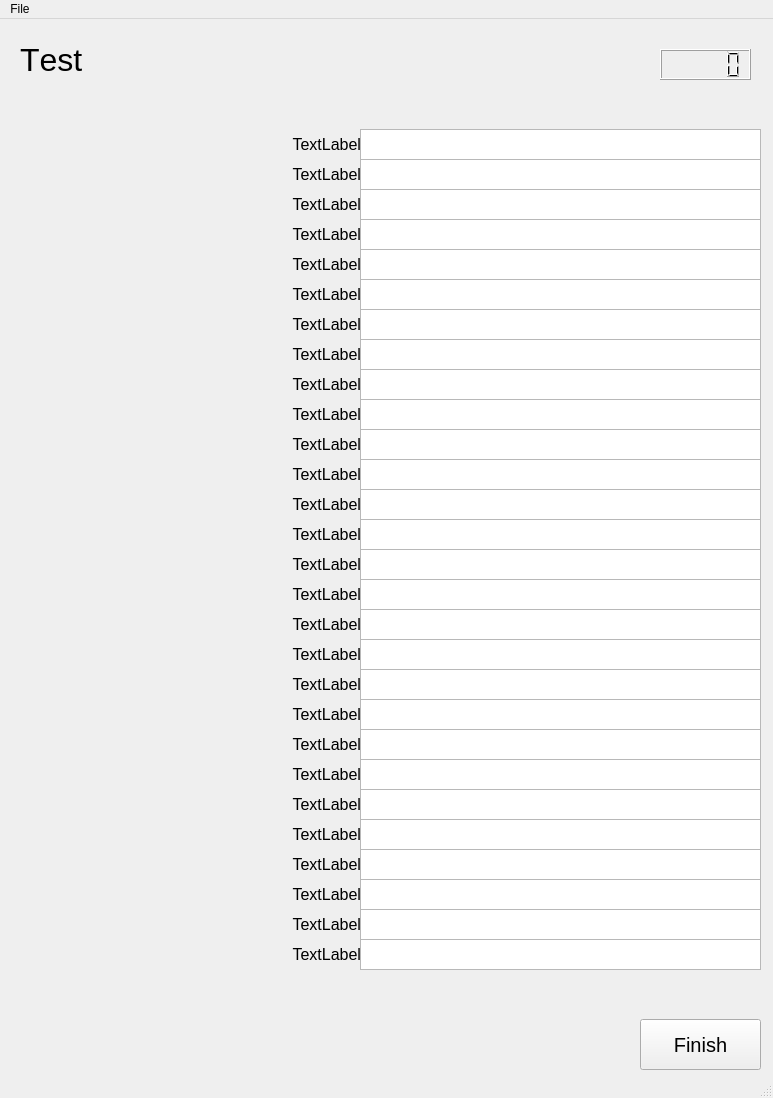
<?xml version="1.0" encoding="UTF-8"?>
<ui version="4.0">
 <class>MainWindow</class>
 <widget class="QMainWindow" name="MainWindow">
  <property name="geometry">
   <rect>
    <x>0</x>
    <y>0</y>
    <width>773</width>
    <height>1098</height>
   </rect>
  </property>
  <property name="windowTitle">
   <string>MainWindow</string>
  </property>
  <widget class="QWidget" name="centralwidget">
   <widget class="QLabel" name="Title">
    <property name="geometry">
     <rect>
      <x>20</x>
      <y>20</y>
      <width>331</width>
      <height>41</height>
     </rect>
    </property>
    <property name="font">
     <font>
      <pointsize>24</pointsize>
      <underline>false</underline>
      <kerning>false</kerning>
     </font>
    </property>
    <property name="text">
     <string>Test</string>
    </property>
   </widget>
   <widget class="QLabel" name="label_1">
    <property name="geometry">
     <rect>
      <x>30</x>
      <y>110</y>
      <width>331</width>
      <height>31</height>
     </rect>
    </property>
    <property name="font">
     <font>
      <pointsize>12</pointsize>
     </font>
    </property>
    <property name="text">
     <string>TextLabel</string>
    </property>
    <property name="alignment">
     <set>Qt::AlignRight|Qt::AlignTrailing|Qt::AlignVCenter</set>
    </property>
   </widget>
   <widget class="QLabel" name="label_2">
    <property name="geometry">
     <rect>
      <x>30</x>
      <y>140</y>
      <width>331</width>
      <height>31</height>
     </rect>
    </property>
    <property name="font">
     <font>
      <pointsize>12</pointsize>
     </font>
    </property>
    <property name="text">
     <string>TextLabel</string>
    </property>
    <property name="alignment">
     <set>Qt::AlignRight|Qt::AlignTrailing|Qt::AlignVCenter</set>
    </property>
   </widget>
   <widget class="QLabel" name="label_3">
    <property name="geometry">
     <rect>
      <x>30</x>
      <y>170</y>
      <width>331</width>
      <height>31</height>
     </rect>
    </property>
    <property name="font">
     <font>
      <pointsize>12</pointsize>
     </font>
    </property>
    <property name="text">
     <string>TextLabel</string>
    </property>
    <property name="alignment">
     <set>Qt::AlignRight|Qt::AlignTrailing|Qt::AlignVCenter</set>
    </property>
   </widget>
   <widget class="QLabel" name="label_4">
    <property name="geometry">
     <rect>
      <x>30</x>
      <y>200</y>
      <width>331</width>
      <height>31</height>
     </rect>
    </property>
    <property name="font">
     <font>
      <pointsize>12</pointsize>
     </font>
    </property>
    <property name="text">
     <string>TextLabel</string>
    </property>
    <property name="alignment">
     <set>Qt::AlignRight|Qt::AlignTrailing|Qt::AlignVCenter</set>
    </property>
   </widget>
   <widget class="QLabel" name="label_5">
    <property name="geometry">
     <rect>
      <x>30</x>
      <y>230</y>
      <width>331</width>
      <height>31</height>
     </rect>
    </property>
    <property name="font">
     <font>
      <pointsize>12</pointsize>
     </font>
    </property>
    <property name="text">
     <string>TextLabel</string>
    </property>
    <property name="alignment">
     <set>Qt::AlignRight|Qt::AlignTrailing|Qt::AlignVCenter</set>
    </property>
   </widget>
   <widget class="QLabel" name="label_6">
    <property name="geometry">
     <rect>
      <x>30</x>
      <y>260</y>
      <width>331</width>
      <height>31</height>
     </rect>
    </property>
    <property name="font">
     <font>
      <pointsize>12</pointsize>
     </font>
    </property>
    <property name="text">
     <string>TextLabel</string>
    </property>
    <property name="alignment">
     <set>Qt::AlignRight|Qt::AlignTrailing|Qt::AlignVCenter</set>
    </property>
   </widget>
   <widget class="QLabel" name="label_12">
    <property name="geometry">
     <rect>
      <x>30</x>
      <y>440</y>
      <width>331</width>
      <height>31</height>
     </rect>
    </property>
    <property name="font">
     <font>
      <pointsize>12</pointsize>
     </font>
    </property>
    <property name="text">
     <string>TextLabel</string>
    </property>
    <property name="alignment">
     <set>Qt::AlignRight|Qt::AlignTrailing|Qt::AlignVCenter</set>
    </property>
   </widget>
   <widget class="QLabel" name="label_8">
    <property name="geometry">
     <rect>
      <x>30</x>
      <y>320</y>
      <width>331</width>
      <height>31</height>
     </rect>
    </property>
    <property name="font">
     <font>
      <pointsize>12</pointsize>
     </font>
    </property>
    <property name="text">
     <string>TextLabel</string>
    </property>
    <property name="alignment">
     <set>Qt::AlignRight|Qt::AlignTrailing|Qt::AlignVCenter</set>
    </property>
   </widget>
   <widget class="QLabel" name="label_10">
    <property name="geometry">
     <rect>
      <x>30</x>
      <y>380</y>
      <width>331</width>
      <height>31</height>
     </rect>
    </property>
    <property name="font">
     <font>
      <pointsize>12</pointsize>
     </font>
    </property>
    <property name="text">
     <string>TextLabel</string>
    </property>
    <property name="alignment">
     <set>Qt::AlignRight|Qt::AlignTrailing|Qt::AlignVCenter</set>
    </property>
   </widget>
   <widget class="QLabel" name="label_11">
    <property name="geometry">
     <rect>
      <x>30</x>
      <y>410</y>
      <width>331</width>
      <height>31</height>
     </rect>
    </property>
    <property name="font">
     <font>
      <pointsize>12</pointsize>
     </font>
    </property>
    <property name="text">
     <string>TextLabel</string>
    </property>
    <property name="alignment">
     <set>Qt::AlignRight|Qt::AlignTrailing|Qt::AlignVCenter</set>
    </property>
   </widget>
   <widget class="QLabel" name="label_9">
    <property name="geometry">
     <rect>
      <x>30</x>
      <y>350</y>
      <width>331</width>
      <height>31</height>
     </rect>
    </property>
    <property name="font">
     <font>
      <pointsize>12</pointsize>
     </font>
    </property>
    <property name="text">
     <string>TextLabel</string>
    </property>
    <property name="alignment">
     <set>Qt::AlignRight|Qt::AlignTrailing|Qt::AlignVCenter</set>
    </property>
   </widget>
   <widget class="QLabel" name="label_7">
    <property name="geometry">
     <rect>
      <x>30</x>
      <y>290</y>
      <width>331</width>
      <height>31</height>
     </rect>
    </property>
    <property name="font">
     <font>
      <pointsize>12</pointsize>
     </font>
    </property>
    <property name="text">
     <string>TextLabel</string>
    </property>
    <property name="alignment">
     <set>Qt::AlignRight|Qt::AlignTrailing|Qt::AlignVCenter</set>
    </property>
   </widget>
   <widget class="QLabel" name="label_13">
    <property name="geometry">
     <rect>
      <x>30</x>
      <y>470</y>
      <width>331</width>
      <height>31</height>
     </rect>
    </property>
    <property name="font">
     <font>
      <pointsize>12</pointsize>
     </font>
    </property>
    <property name="text">
     <string>TextLabel</string>
    </property>
    <property name="alignment">
     <set>Qt::AlignRight|Qt::AlignTrailing|Qt::AlignVCenter</set>
    </property>
   </widget>
   <widget class="QLabel" name="label_26">
    <property name="geometry">
     <rect>
      <x>30</x>
      <y>1160</y>
      <width>331</width>
      <height>31</height>
     </rect>
    </property>
    <property name="font">
     <font>
      <pointsize>12</pointsize>
     </font>
    </property>
    <property name="text">
     <string>TextLabel</string>
    </property>
   </widget>
   <widget class="QTextEdit" name="textEdit">
    <property name="geometry">
     <rect>
      <x>360</x>
      <y>110</y>
      <width>401</width>
      <height>31</height>
     </rect>
    </property>
   </widget>
   <widget class="QTextEdit" name="textEdit_2">
    <property name="geometry">
     <rect>
      <x>360</x>
      <y>140</y>
      <width>401</width>
      <height>31</height>
     </rect>
    </property>
   </widget>
   <widget class="QTextEdit" name="textEdit_3">
    <property name="geometry">
     <rect>
      <x>360</x>
      <y>170</y>
      <width>401</width>
      <height>31</height>
     </rect>
    </property>
   </widget>
   <widget class="QTextEdit" name="textEdit_4">
    <property name="geometry">
     <rect>
      <x>360</x>
      <y>200</y>
      <width>401</width>
      <height>31</height>
     </rect>
    </property>
   </widget>
   <widget class="QTextEdit" name="textEdit_5">
    <property name="geometry">
     <rect>
      <x>360</x>
      <y>230</y>
      <width>401</width>
      <height>31</height>
     </rect>
    </property>
   </widget>
   <widget class="QTextEdit" name="textEdit_6">
    <property name="geometry">
     <rect>
      <x>360</x>
      <y>260</y>
      <width>401</width>
      <height>31</height>
     </rect>
    </property>
   </widget>
   <widget class="QTextEdit" name="textEdit_7">
    <property name="geometry">
     <rect>
      <x>360</x>
      <y>320</y>
      <width>401</width>
      <height>31</height>
     </rect>
    </property>
   </widget>
   <widget class="QTextEdit" name="textEdit_8">
    <property name="geometry">
     <rect>
      <x>360</x>
      <y>290</y>
      <width>401</width>
      <height>31</height>
     </rect>
    </property>
   </widget>
   <widget class="QTextEdit" name="textEdit_9">
    <property name="geometry">
     <rect>
      <x>360</x>
      <y>530</y>
      <width>401</width>
      <height>31</height>
     </rect>
    </property>
   </widget>
   <widget class="QTextEdit" name="textEdit_10">
    <property name="geometry">
     <rect>
      <x>360</x>
      <y>560</y>
      <width>401</width>
      <height>31</height>
     </rect>
    </property>
   </widget>
   <widget class="QTextEdit" name="textEdit_11">
    <property name="geometry">
     <rect>
      <x>360</x>
      <y>350</y>
      <width>401</width>
      <height>31</height>
     </rect>
    </property>
   </widget>
   <widget class="QTextEdit" name="textEdit_12">
    <property name="geometry">
     <rect>
      <x>360</x>
      <y>380</y>
      <width>401</width>
      <height>31</height>
     </rect>
    </property>
   </widget>
   <widget class="QTextEdit" name="textEdit_13">
    <property name="geometry">
     <rect>
      <x>360</x>
      <y>440</y>
      <width>401</width>
      <height>31</height>
     </rect>
    </property>
   </widget>
   <widget class="QTextEdit" name="textEdit_14">
    <property name="geometry">
     <rect>
      <x>360</x>
      <y>470</y>
      <width>401</width>
      <height>31</height>
     </rect>
    </property>
   </widget>
   <widget class="QTextEdit" name="textEdit_15">
    <property name="geometry">
     <rect>
      <x>360</x>
      <y>500</y>
      <width>401</width>
      <height>31</height>
     </rect>
    </property>
   </widget>
   <widget class="QTextEdit" name="textEdit_16">
    <property name="geometry">
     <rect>
      <x>360</x>
      <y>410</y>
      <width>401</width>
      <height>31</height>
     </rect>
    </property>
   </widget>
   <widget class="QTextEdit" name="textEdit_19">
    <property name="geometry">
     <rect>
      <x>360</x>
      <y>890</y>
      <width>401</width>
      <height>31</height>
     </rect>
    </property>
   </widget>
   <widget class="QTextEdit" name="textEdit_20">
    <property name="geometry">
     <rect>
      <x>360</x>
      <y>830</y>
      <width>401</width>
      <height>31</height>
     </rect>
    </property>
   </widget>
   <widget class="QTextEdit" name="textEdit_21">
    <property name="geometry">
     <rect>
      <x>360</x>
      <y>770</y>
      <width>401</width>
      <height>31</height>
     </rect>
    </property>
   </widget>
   <widget class="QTextEdit" name="textEdit_23">
    <property name="geometry">
     <rect>
      <x>360</x>
      <y>920</y>
      <width>401</width>
      <height>31</height>
     </rect>
    </property>
   </widget>
   <widget class="QTextEdit" name="textEdit_24">
    <property name="geometry">
     <rect>
      <x>360</x>
      <y>800</y>
      <width>401</width>
      <height>31</height>
     </rect>
    </property>
   </widget>
   <widget class="QTextEdit" name="textEdit_25">
    <property name="geometry">
     <rect>
      <x>360</x>
      <y>860</y>
      <width>401</width>
      <height>31</height>
     </rect>
    </property>
   </widget>
   <widget class="QTextEdit" name="textEdit_26">
    <property name="geometry">
     <rect>
      <x>360</x>
      <y>590</y>
      <width>401</width>
      <height>31</height>
     </rect>
    </property>
   </widget>
   <widget class="QTextEdit" name="textEdit_27">
    <property name="geometry">
     <rect>
      <x>360</x>
      <y>620</y>
      <width>401</width>
      <height>31</height>
     </rect>
    </property>
   </widget>
   <widget class="QTextEdit" name="textEdit_28">
    <property name="geometry">
     <rect>
      <x>360</x>
      <y>680</y>
      <width>401</width>
      <height>31</height>
     </rect>
    </property>
   </widget>
   <widget class="QTextEdit" name="textEdit_29">
    <property name="geometry">
     <rect>
      <x>360</x>
      <y>710</y>
      <width>401</width>
      <height>31</height>
     </rect>
    </property>
   </widget>
   <widget class="QTextEdit" name="textEdit_31">
    <property name="geometry">
     <rect>
      <x>360</x>
      <y>740</y>
      <width>401</width>
      <height>31</height>
     </rect>
    </property>
   </widget>
   <widget class="QTextEdit" name="textEdit_32">
    <property name="geometry">
     <rect>
      <x>360</x>
      <y>650</y>
      <width>401</width>
      <height>31</height>
     </rect>
    </property>
   </widget>
   <widget class="QLCDNumber" name="lcdNumber">
    <property name="geometry">
     <rect>
      <x>660</x>
      <y>30</y>
      <width>91</width>
      <height>31</height>
     </rect>
    </property>
    <property name="smallDecimalPoint">
     <bool>false</bool>
    </property>
   </widget>
   <widget class="QPushButton" name="pushButton">
    <property name="geometry">
     <rect>
      <x>640</x>
      <y>1000</y>
      <width>121</width>
      <height>51</height>
     </rect>
    </property>
    <property name="font">
     <font>
      <pointsize>15</pointsize>
     </font>
    </property>
    <property name="text">
     <string>Finish</string>
    </property>
    <property name="checkable">
     <bool>false</bool>
    </property>
   </widget>
   <widget class="QLabel" name="label_14">
    <property name="geometry">
     <rect>
      <x>30</x>
      <y>500</y>
      <width>331</width>
      <height>31</height>
     </rect>
    </property>
    <property name="font">
     <font>
      <pointsize>12</pointsize>
     </font>
    </property>
    <property name="text">
     <string>TextLabel</string>
    </property>
    <property name="alignment">
     <set>Qt::AlignRight|Qt::AlignTrailing|Qt::AlignVCenter</set>
    </property>
   </widget>
   <widget class="QLabel" name="label_15">
    <property name="geometry">
     <rect>
      <x>30</x>
      <y>530</y>
      <width>331</width>
      <height>31</height>
     </rect>
    </property>
    <property name="font">
     <font>
      <pointsize>12</pointsize>
     </font>
    </property>
    <property name="text">
     <string>TextLabel</string>
    </property>
    <property name="alignment">
     <set>Qt::AlignRight|Qt::AlignTrailing|Qt::AlignVCenter</set>
    </property>
   </widget>
   <widget class="QLabel" name="label_16">
    <property name="geometry">
     <rect>
      <x>30</x>
      <y>560</y>
      <width>331</width>
      <height>31</height>
     </rect>
    </property>
    <property name="font">
     <font>
      <pointsize>12</pointsize>
     </font>
    </property>
    <property name="text">
     <string>TextLabel</string>
    </property>
    <property name="alignment">
     <set>Qt::AlignRight|Qt::AlignTrailing|Qt::AlignVCenter</set>
    </property>
   </widget>
   <widget class="QLabel" name="label_17">
    <property name="geometry">
     <rect>
      <x>30</x>
      <y>590</y>
      <width>331</width>
      <height>31</height>
     </rect>
    </property>
    <property name="font">
     <font>
      <pointsize>12</pointsize>
     </font>
    </property>
    <property name="text">
     <string>TextLabel</string>
    </property>
    <property name="alignment">
     <set>Qt::AlignRight|Qt::AlignTrailing|Qt::AlignVCenter</set>
    </property>
   </widget>
   <widget class="QLabel" name="label_18">
    <property name="geometry">
     <rect>
      <x>30</x>
      <y>620</y>
      <width>331</width>
      <height>31</height>
     </rect>
    </property>
    <property name="font">
     <font>
      <pointsize>12</pointsize>
     </font>
    </property>
    <property name="text">
     <string>TextLabel</string>
    </property>
    <property name="alignment">
     <set>Qt::AlignRight|Qt::AlignTrailing|Qt::AlignVCenter</set>
    </property>
   </widget>
   <widget class="QLabel" name="label_19">
    <property name="geometry">
     <rect>
      <x>30</x>
      <y>650</y>
      <width>331</width>
      <height>31</height>
     </rect>
    </property>
    <property name="font">
     <font>
      <pointsize>12</pointsize>
     </font>
    </property>
    <property name="text">
     <string>TextLabel</string>
    </property>
    <property name="alignment">
     <set>Qt::AlignRight|Qt::AlignTrailing|Qt::AlignVCenter</set>
    </property>
   </widget>
   <widget class="QLabel" name="label_20">
    <property name="geometry">
     <rect>
      <x>30</x>
      <y>680</y>
      <width>331</width>
      <height>31</height>
     </rect>
    </property>
    <property name="font">
     <font>
      <pointsize>12</pointsize>
     </font>
    </property>
    <property name="text">
     <string>TextLabel</string>
    </property>
    <property name="alignment">
     <set>Qt::AlignRight|Qt::AlignTrailing|Qt::AlignVCenter</set>
    </property>
   </widget>
   <widget class="QLabel" name="label_21">
    <property name="geometry">
     <rect>
      <x>30</x>
      <y>710</y>
      <width>331</width>
      <height>31</height>
     </rect>
    </property>
    <property name="font">
     <font>
      <pointsize>12</pointsize>
     </font>
    </property>
    <property name="text">
     <string>TextLabel</string>
    </property>
    <property name="alignment">
     <set>Qt::AlignRight|Qt::AlignTrailing|Qt::AlignVCenter</set>
    </property>
   </widget>
   <widget class="QLabel" name="label_22">
    <property name="geometry">
     <rect>
      <x>30</x>
      <y>740</y>
      <width>331</width>
      <height>31</height>
     </rect>
    </property>
    <property name="font">
     <font>
      <pointsize>12</pointsize>
     </font>
    </property>
    <property name="text">
     <string>TextLabel</string>
    </property>
    <property name="alignment">
     <set>Qt::AlignRight|Qt::AlignTrailing|Qt::AlignVCenter</set>
    </property>
   </widget>
   <widget class="QLabel" name="label_23">
    <property name="geometry">
     <rect>
      <x>30</x>
      <y>770</y>
      <width>331</width>
      <height>31</height>
     </rect>
    </property>
    <property name="font">
     <font>
      <pointsize>12</pointsize>
     </font>
    </property>
    <property name="text">
     <string>TextLabel</string>
    </property>
    <property name="alignment">
     <set>Qt::AlignRight|Qt::AlignTrailing|Qt::AlignVCenter</set>
    </property>
   </widget>
   <widget class="QLabel" name="label_24">
    <property name="geometry">
     <rect>
      <x>30</x>
      <y>800</y>
      <width>331</width>
      <height>31</height>
     </rect>
    </property>
    <property name="font">
     <font>
      <pointsize>12</pointsize>
     </font>
    </property>
    <property name="text">
     <string>TextLabel</string>
    </property>
    <property name="alignment">
     <set>Qt::AlignRight|Qt::AlignTrailing|Qt::AlignVCenter</set>
    </property>
   </widget>
   <widget class="QLabel" name="label_25">
    <property name="geometry">
     <rect>
      <x>30</x>
      <y>830</y>
      <width>331</width>
      <height>31</height>
     </rect>
    </property>
    <property name="font">
     <font>
      <pointsize>12</pointsize>
     </font>
    </property>
    <property name="text">
     <string>TextLabel</string>
    </property>
    <property name="alignment">
     <set>Qt::AlignRight|Qt::AlignTrailing|Qt::AlignVCenter</set>
    </property>
   </widget>
   <widget class="QLabel" name="label_27">
    <property name="geometry">
     <rect>
      <x>30</x>
      <y>860</y>
      <width>331</width>
      <height>31</height>
     </rect>
    </property>
    <property name="font">
     <font>
      <pointsize>12</pointsize>
     </font>
    </property>
    <property name="text">
     <string>TextLabel</string>
    </property>
    <property name="alignment">
     <set>Qt::AlignRight|Qt::AlignTrailing|Qt::AlignVCenter</set>
    </property>
   </widget>
   <widget class="QLabel" name="label_28">
    <property name="geometry">
     <rect>
      <x>30</x>
      <y>890</y>
      <width>331</width>
      <height>31</height>
     </rect>
    </property>
    <property name="font">
     <font>
      <pointsize>12</pointsize>
     </font>
    </property>
    <property name="text">
     <string>TextLabel</string>
    </property>
    <property name="alignment">
     <set>Qt::AlignRight|Qt::AlignTrailing|Qt::AlignVCenter</set>
    </property>
   </widget>
   <widget class="QLabel" name="label_29">
    <property name="geometry">
     <rect>
      <x>30</x>
      <y>920</y>
      <width>331</width>
      <height>31</height>
     </rect>
    </property>
    <property name="font">
     <font>
      <pointsize>12</pointsize>
     </font>
    </property>
    <property name="text">
     <string>TextLabel</string>
    </property>
    <property name="alignment">
     <set>Qt::AlignRight|Qt::AlignTrailing|Qt::AlignVCenter</set>
    </property>
   </widget>
  </widget>
  <widget class="QMenuBar" name="menubar">
   <property name="geometry">
    <rect>
     <x>0</x>
     <y>0</y>
     <width>773</width>
     <height>21</height>
    </rect>
   </property>
   <widget class="QMenu" name="menuFile">
    <property name="title">
     <string>File</string>
    </property>
    <addaction name="actionFinsh"/>
    <addaction name="actionGive_Up"/>
   </widget>
   <addaction name="menuFile"/>
  </widget>
  <widget class="QStatusBar" name="statusbar"/>
  <action name="actionFinsh">
   <property name="text">
    <string>Finsh</string>
   </property>
  </action>
  <action name="actionGive_Up">
   <property name="text">
    <string>Give Up</string>
   </property>
  </action>
 </widget>
 <resources/>
 <connections/>
</ui>
